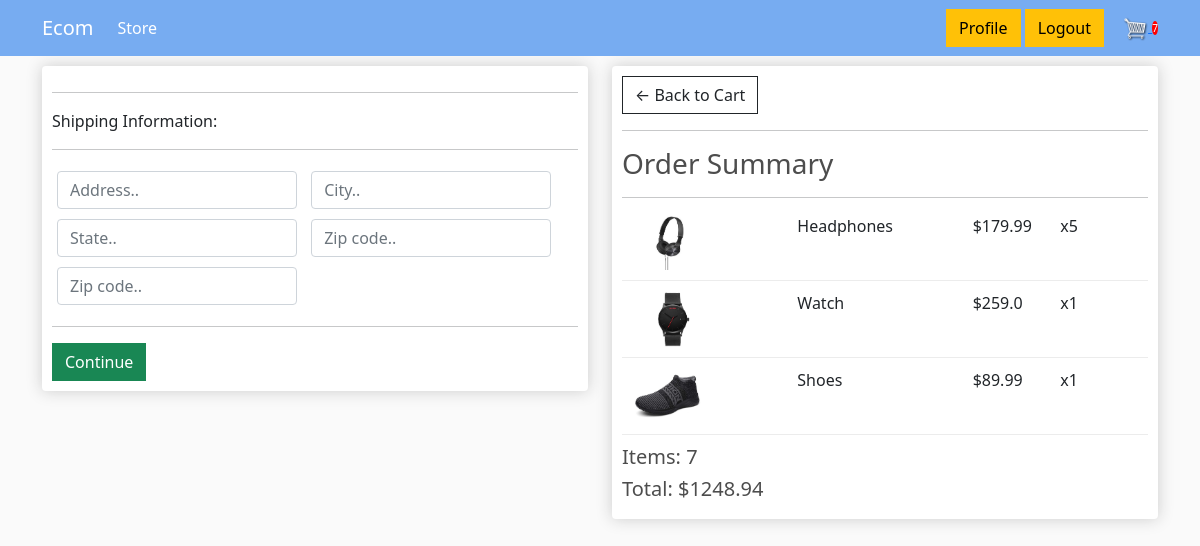
/checkout/ (signed in), run on an earlier commit of the app's database.
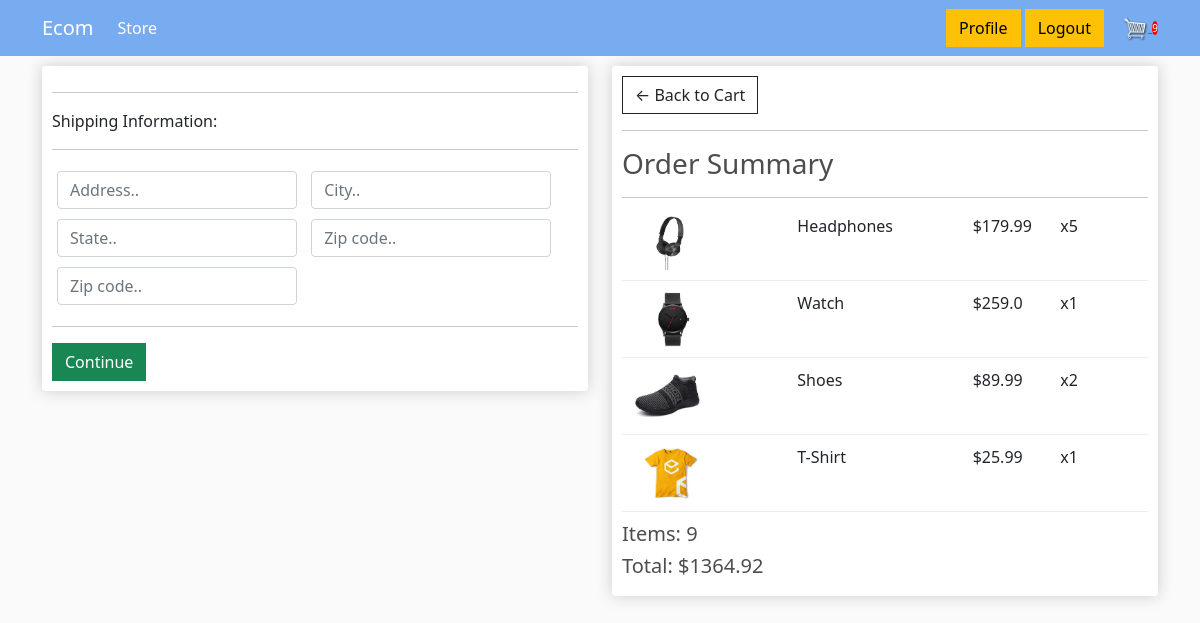
And on a later commit of the database.
### store/models.py (models this page shows, shortened)
class OrderItem(models.Model):
    product = models.ForeignKey(Product, on_delete=models.SET_NULL, null=True)
    order = models.ForeignKey(Order, on_delete=models.SET_NULL, null=True)
    quantity = models.IntegerField(null=True, blank=True)
    date_added = models.DateTimeField(auto_now_add=True)
    @property
    def get_total(self):
        total = self.product.price * self.quantity
        return total

class Product(models.Model):
    category = models.ForeignKey(Category, on_delete=models.SET_NULL, null=True, blank=True)
    name = models.CharField(max_length=100, null=True)
    price = models.FloatField()
    digital = models.BooleanField(default=False)
    image = models.ImageField(null=True, blank=True)
    @property
    def imageURL(self):
        try:
            url = self.image.url
        except:
            url = ""
        return url

class Order(models.Model):
    customer = models.ForeignKey(Customer, on_delete=models.SET_NULL, null=True)
    date_ordered = models.DateTimeField(auto_now_add=True)
    complete = models.BooleanField(default=False, blank=False)
    transaction_id = models.CharField(max_length=255, null=True)
    """Write logic behind shipping for digital and non digital products"""
    @property
    def shipping(self):
        shipping = False
        orderitems = self.orderitem_set.all()
        for i in orderitems:
            if i.product.digital == False:
                shipping = True
        return shipping
    @property
    def get_cart_total(self):
        orderitems = self.orderitem_set.all()
        total = sum([orderitem.get_total for orderitem in orderitems])
        return total
    @property
    def get_cart_items(self):
        orderitems = self.orderitem_set.all()
        total = sum([item.quantity for item in orderitems])
        return total

### store/views.py (the view)
# urls.py: path('checkout/', views.checkout, name='checkout'),
def checkout(request):
    if request.user.is_authenticated:
        customer = request.user.customer
        order, created = Order.objects.get_or_create(customer=customer, complete=False)
        items = order.orderitem_set.all()
        cartItems = order.get_cart_items
    else:
        """ For Unauthenticated Users. """
        items = []
        order = {'get_cart_total':0, 'get_cart_items':0}
        cartItems = order['get_cart_items']
    context = {'items':items, 'order': order,
        'cartItems':cartItems}
    return render(request, 'store/checkout.html', context=context)

### store/templates/store/checkout.html (shortened to what this page needs)
{% extends 'base.html' %}
{% load static %}
{% block content %}
    <div class="row">
        <div class="col-lg-6">
            <div class="box-element" id="form-wrapper">
            <form id ='form'>
                <div id = 'shipping-info'>
                    <hr>
                    <p>Shipping Information:</p>
                    <hr>
                    <div class="form-field">
                        <input class="form-control" type="text" name="address" id="address" placeholder="Address..">
                    </div>
                    <div class="form-field">
                        <input class="form-control" type="text" name="city" id="city" placeholder="City..">
                    </div>
                    <div class="form-field">
                        <input class="form-control" type="text" name="state" id="state" placeholder="State..">
                    </div>
                    <div class="form-field">
                        <input class="form-control" type="text" name="zipcode" id="zipcode" placeholder="Zip code..">
                    </div>
                    <div class="form-field">
                        <input class="form-control" type="text" name="country" id="country" placeholder="Zip code..">
                    </div>
                </div>
                <hr>
                <input id='form-button' class="btn btn-success btn-block" type="submit" value="Continue" />
            </form>
            </div>
            <br>
        </div>
        <div class="col-lg-6">
            <div class="box-element" id="form-wrapper">
                <a class="btn btn-outline-dark" href="{% url 'cart' %}">&#x2190; Back to Cart</a>
                <hr>
                <h3>Order Summary</h3>
                <hr>
                {% for item in items %}
                    <div class="cart-row">
                        <div style="flex:2"><img class="row-image" src="{{ item.product.imageURL }}"></div>
                        <div style="flex:2"><p>{{ item.product.name }}</p></div>
                        <div style="flex:1"><p>${{ item.product.price }}</p></div>
                        <div style="flex:1"><p>x{{ item.quantity}}</p></div>
                    </div>
                {% endfor %}
                <h5>Items:   {{ order.get_cart_items }}</h5>
                <h5>Total:   ${{ order.get_cart_total|floatformat:2 }}</h5>
            </div>
        </div>
    </div>
{% endblock %}

What changed in the data, as far as the page shows it:
changed OrderItem "Shoes": quantity "1" → "2"
added OrderItem: product.imageURL (picture), product.name "T-Shirt", product.price "25.99", quantity "1"
changed through a linked row, Order: get_cart_items "7" → "9"; get_cart_total "1248.94" → "1364.92"
Also different on the page:
{{ cartItems }}: "7" → "9"
